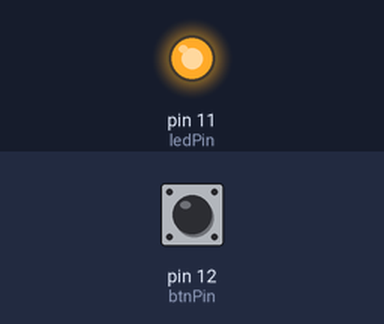
This program was run on a simulated Raspberry Pi (header pin numbers). Parts: output pins drawn as LEDs (lit = HIGH). The test bench sets the inputs (shaded band); at power-on: pin 12 (btnPin) HIGH. What the program prints to the terminal is not drawn.

Above: at 1.2 s.
1.3 s: pin 12 (btnPin) pulled LOW for 0.15 s
At 1.37 s:
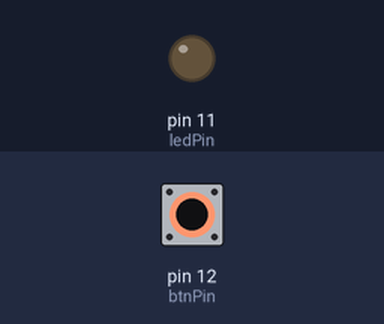
2.9 s: pin 12 (btnPin) pulled LOW for 3.2 s
At 7.5 s:
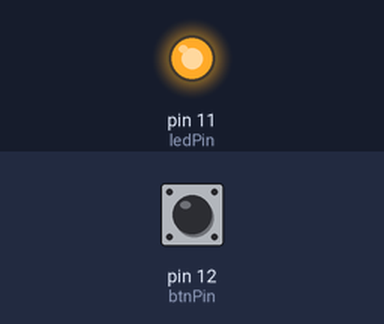
Timing chart, 0 to 9.0 s (numbered marks = the images above; inputs shaded):
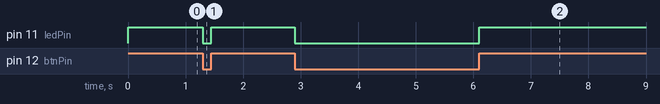

The program:

btn_led.py
```python
#!/usr/bin/env python

import RPi.GPIO as GPIO

# Pin assignments.
ledPin = 11
btnPin = 12

def setup():
  GPIO.setmode(GPIO.BOARD)
  GPIO.setup(ledPin, GPIO.OUT)
  GPIO.setup(btnPin, GPIO.IN, pull_up_down=GPIO.PUD_UP)
  GPIO.output(ledPin, GPIO.HIGH)

def loop():
  while True:
    if GPIO.input(btnPin) == GPIO.LOW:
      print 'LED on'
      GPIO.output(ledPin, GPIO.LOW)
    else:
      print 'LED off'
      GPIO.output(ledPin, GPIO.HIGH)

def destroy():
  GPIO.output(ledPin, GPIO.HIGH)
  GPIO.cleanup()

if __name__ == '__main__':
  setup()
  try:
    loop()
  except KeyboardInterrupt:
    destroy()
```

Measured:
- after the input at 1.3 s, pin 11 (ledPin): HIGH → LOW at once, → HIGH 0.15 s later
- after the input at 2.9 s, pin 11 (ledPin): HIGH → LOW at once, → HIGH 3.2 s later
